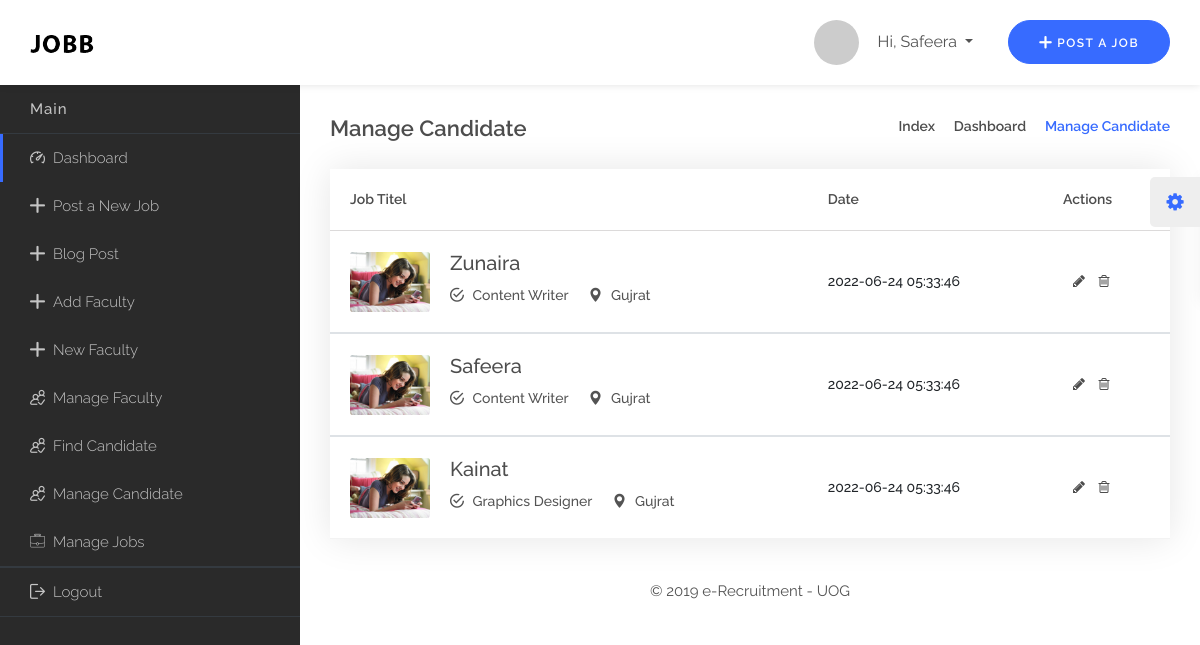
The app's page /employer-dashboard-manage-candidate.php (signed in) with its own data.
### tables this page shows
CREATE TABLE `job_apply` (
  `id` int(11) NOT NULL,
  `name` varchar(255) NOT NULL,
  `father_name` varchar(255) NOT NULL,
  `email` varchar(255) NOT NULL,
  `address` varchar(255) NOT NULL,
  `gender` varchar(255) NOT NULL,
  `country` varchar(255) NOT NULL,
  `city` varchar(255) NOT NULL,
  `experties` varchar(255) NOT NULL,
  `qualification` varchar(255) NOT NULL,
  `experience` varchar(244) NOT NULL,
  `about_you` text NOT NULL,
  `picture` varchar(255) NOT NULL,
  `resume` varchar(255) NOT NULL,
  `current_date` timestamp NOT NULL DEFAULT CURRENT_TIMESTAMP,
  `j_id` int(11) NOT NULL
);

### HTML/employer-dashboard-manage-candidate.php (the view, shortened to what this page needs)
<!DOCTYPE html>
<html lang="zxx">
<head>
      <?php include('includes/dashboard-links.php'); ?>
<body>
<?php include('includes/dashboard-header.php') ?>
<div class="dashboard">
    <div class="container-fluid">
          <?php include ('includes/dashboard-side-header.php'); ?>
            <div class="col-lg-9 col-md-12 col-sm-12 col-pad">
                <div class="content-area5">
                    <div class="dashboard-content">
                        <div class="dashboard-header clearfix">
                            <div class="row">
                                <div class="col-sm-12 col-md-6"><h4>Manage Candidate</h4></div>
                                <div class="col-sm-12 col-md-6">
                                    <div class="breadcrumb-nav">
                                        <ul>
                                            <li>
                                                <a href="index-3.php">Index</a>
                                            </li>
                                            <li>
                                                <a href="dashboard.php">Dashboard</a>
                                            </li>
                                            <li class="active">Manage Candidate</li>
                                        </ul>
                                    </div>
                                </div>
                            </div>
                        </div>
                        <div class="dashboard-list">
                            <div class="job-info">
                                <table class="table">
                                    <thead>
                                    <tr>
                                        <th>Job Titel</th>
                                        <th class="ds-none"></th>
                                        <th class="hdn">Date</th>
                                        <th>Actions</th>
                                    </tr>
                                    </thead>
                                    <?php
                                    include('includes/db.php');
                                    $sql = "SELECT * FROM job_apply";
                                    $query = mysqli_query($con,$sql);
                                    if(mysqli_num_rows($query) > 0){
                                      while($row = mysqli_fetch_array($query))
                                        {
                                        $id = $row['id'];
                                        $name = $row['name'] ;
                                        $address = $row['address'] ;
                                        $experties = $row['experties'];
                                        $picture = $row['picture'];
                                        $date = $row['current_date'];
                    ?>
                                    <tbody>
                                    <tr class="responsive-table">
                                        <td class="image">
                                            <a href="#"><img alt="user-photo" src="<?php echo $picture; ?>" class="img-fluid"></a>
                                        </td>
                                        <td>
                                            <div class="inner">
                                                <h5><a href="#"><?php echo $name; ?></a></h5>
                                                <ul>
                                                    <li><i class="flaticon-tick"></i> <?php echo $experties; ?></li>
                                                    <li><i class="flaticon-pin"></i> <?php echo $address; ?></li>
                                                </ul>
                                            </div>
                                        </td>
                                        <td class="hdn"><?php echo $date; ?></td>
                                        <td class="actions">
                                            <a href="update-candidate.php?jb_id=<?php echo $id ?>"><i class="fa fa-pencil"></i></a>
                                            <a href="delete-candidate.php?jb_id=<?php echo $id ?>"><i class="delete fa fa-trash-o"></i></a>
                                        </td>
                                    </tr>
                                <?php } } ?>
                                    </tbody>
                                </table>
                            </div>
                        </div>
                    </div>
                      <?php include('includes/dashboard-footer.php'); ?>
                </div>
            </div>
        </div>
    </div>
</div>
</body>
</html>

### HTML/css/skins/midnight-blue.css (style rules this page uses)
.breadcrumb-nav ul .active { color: #376bff; }

### records on screen
job_apply: picture (picture), name "Zunaira", experties "Content Writer", address "Gujrat", current_date "2022-06-24 05:33:46"
job_apply: picture (picture), name "Safeera", experties "Content Writer", address "Gujrat", current_date "2022-06-24 05:33:46"
job_apply: picture (picture), name "Kainat", experties "Graphics Designer", address "Gujrat", current_date "2022-06-24 05:33:46"

### other values on screen
$_SESSION['fullname'] "Safeera"
